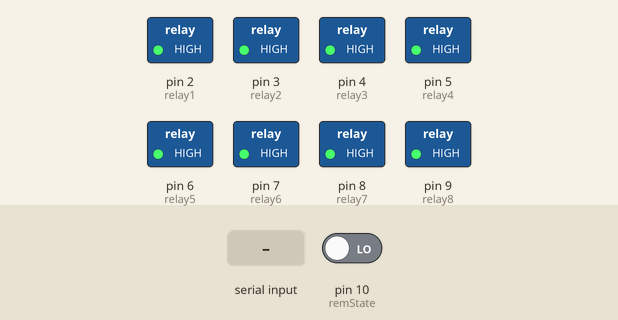
Bench run of a sketch on a simulated Arduino Uno, built with avr-gcc and run on an emulated ATmega328P. On the bench: switched loads named in the sketch (green lamp = pin HIGH). The test bench sets the inputs (shaded band); at power-on: pin 10 (remState) LOW. EEPROM starts erased.

Above: at 1.2 s.
1.3 s: pin 10 (remState) driven HIGH
At 2.5 s:
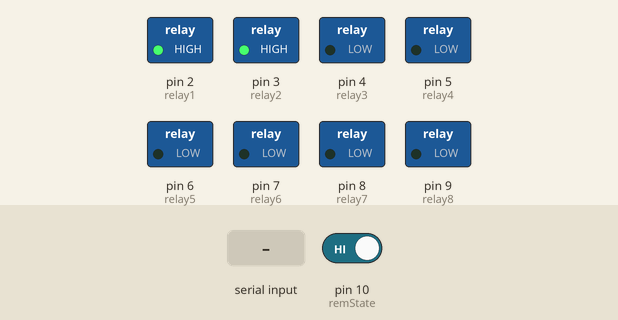
2.8 s: "1" received over Serial
At 4.0 s:
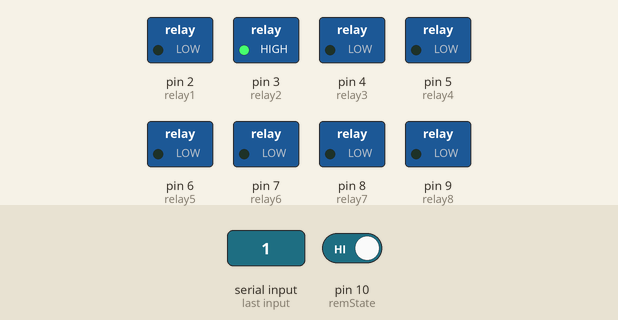
4.3 s: "3" received over Serial
At 5.3 s:
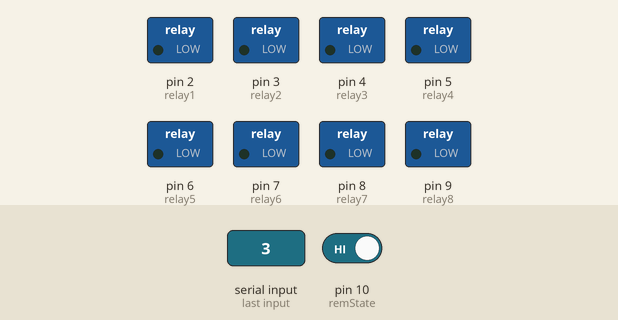
5.8 s: "2" received over Serial
At 6.5 s:
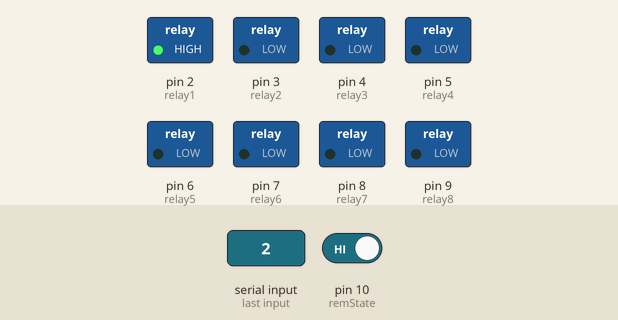
7.3 s: "6" received over Serial
At 7.6 s:
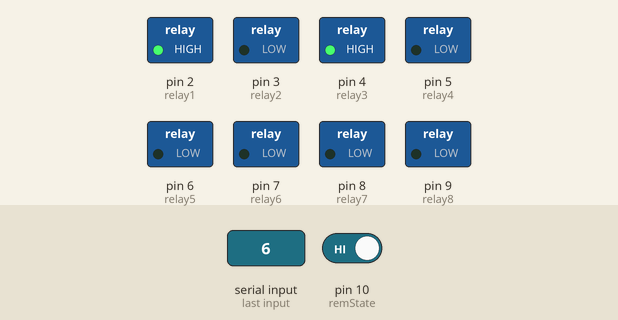
8.8 s: "4" received over Serial
At 9.9 s:
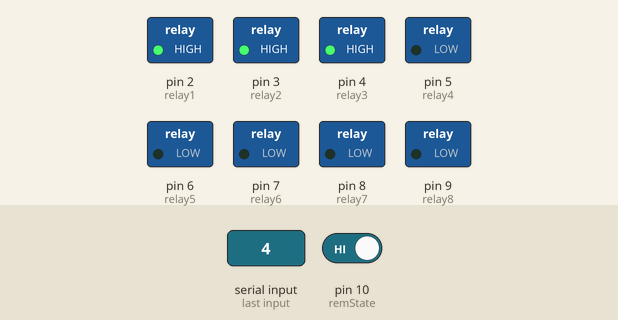
Timing chart, 0 to 11.3 s (numbered marks = the images above; inputs shaded):
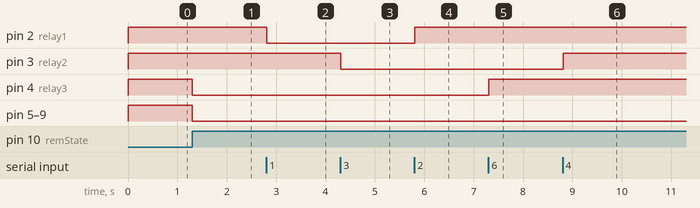

Measured:
- after the input at 1.3 s, pin 4 (relay3), pin 5 (relay4), pin 6 (relay5), pin 7 (relay6), pin 8 (relay7), pin 9 (relay8): HIGH → LOW at once
- after the input at 2.8 s, pin 2 (relay1): HIGH → LOW at once
- after the input at 4.3 s, pin 3 (relay2): HIGH → LOW at once
- after the input at 5.8 s, pin 2 (relay1): LOW → HIGH at once
- after the input at 7.3 s, pin 4 (relay3): LOW → HIGH at once
- after the input at 8.8 s, pin 3 (relay2): LOW → HIGH at once

The sketch:

relaydriver.ino
```cpp
#include <EEPROM.h>

int address = 0;
byte value;

int relay1 = 2;
int relay2 = 3;
int relay3 = 4;
int relay4 = 5;
int relay5 = 6;
int relay6 = 7;
int relay7 = 8;
int relay8 = 9;

int decState1 = 0;
int decState2 = 0;
int decState3 = 0;
int decState4 = 0;
int decState5 = 0;
int decState6 = 0;
int decState7 = 0;
int decState8 = 0;
int stateTotal = 0;

int remState = 10;
int eepromSelect=0;
int selected=0;
String statuStr = "";
int execute = 0;

void feedback(String relay)
{
    /*
   * odd == on
   * even == off
   * To find out the relay point, obtain even/2 or (odd+1)/2
  */

  if(relay=="1"){if(decState1==1)Serial.print("1");else if(decState1==0)Serial.print("2");}
  else if(relay=="2"){if(decState2==2)Serial.print("3");else if(decState2==0)Serial.print("4");}
  else if(relay=="3"){if(decState3==4)Serial.print("5");else if(decState3==0)Serial.print("6");}
  else if(relay=="4"){if(decState4==8)Serial.print("7");else if(decState4==0)Serial.print("8");}
  else if(relay=="5"){if(decState5==16)Serial.print("9");else if(decState5==0)Serial.print("10");}
  else if(relay=="6"){if(decState6==32)Serial.print("11");else if(decState6==0)Serial.print("12");}
  else if(relay=="7"){if(decState7==64)Serial.print("13");else if(decState7==0)Serial.print("14");}
  else if(relay=="8"){if(decState8==128)Serial.print("15");else if(decState8==0)Serial.print("16");}
}

void processData(String str)
{
  /*
  if(str=="RL1_OFF"){digitalWrite(relay1, LOW);decState1=0;Serial.print("relay1_on");}
  else if(str=="RL1_ON"){digitalWrite(relay1, HIGH);decState1=1;Serial.print("relay1_off");}
  if(str=="RL2_OFF"){digitalWrite(relay2, LOW);decState2=0;Serial.print("relay2_on");}
  else if(str=="RL2_ON"){digitalWrite(relay2, HIGH);decState2=2;Serial.print("relay2_off");}
  if(str=="ALL_ON"){digitalWrite(relay1, HIGH);digitalWrite(relay2, HIGH);decState1=1;decState2=2;Serial.print("all_on");}
  else if(str=="ALL_OFF"){digitalWrite(relay1, LOW);digitalWrite(relay2, LOW);decState1=0;decState2=0;Serial.print("all_off");}
  if(str=="RL3_ON"){digitalWrite(relay3, LOW);decState3=4;Serial.print("relay3_on");}
  else if(str=="RL3_OFF"){digitalWrite(relay3, HIGH);decState3=0;Serial.print("relay3_off");}
  if(str=="RL4_ON"){digitalWrite(relay4, LOW);decState4=8;Serial.print("relay4_on");}
  else if(str=="RL4_OFF"){digitalWrite(relay4, HIGH);decState4=0;Serial.print("relay4_off");}
  if(str=="RL5_ON"){digitalWrite(relay5, LOW);decState5=16;Serial.print("relay5_on");}
  else if(str=="RL5_OFF"){digitalWrite(relay5, HIGH);decState5=0;Serial.print("relay5_off");}
  if(str=="RL6_ON"){digitalWrite(relay6, LOW);decState6=32;Serial.print("relay6_on");}
  else if(str=="RL6_OFF"){digitalWrite(relay6, HIGH);decState6=0;Serial.print("relay6_off");}
  if(str=="RL7_ON"){digitalWrite(relay7, LOW);decState7=64;Serial.print("relay7_on");}
  else if(str=="RL7_OFF"){digitalWrite(relay7, HIGH);decState7=0;Serial.print("relay7_off");}
  if(str=="RL8_ON"){digitalWrite(relay8, LOW);decState8=128;Serial.print("relay8_on");}
  else if(str=="RL8_OFF"){digitalWrite(relay8, HIGH);decState8=0;Serial.print("relay8_off");}
  */
  /*
   * odd == on
   * even == off
   * To find out the relay point, obtain even/2 or (odd+1)/2
  */
  if(str=="1"){digitalWrite(relay1, LOW);decState1=1;}//Serial.print("1");}
  else if(str=="2"){digitalWrite(relay1, HIGH);decState1=0;}//Serial.print("2");}
  if(str=="3"){digitalWrite(relay2, LOW);decState2=2;}//Serial.print("3");}
  else if(str=="4"){digitalWrite(relay2, HIGH);decState2=0;}//Serial.print("4");}
  if(str=="5"){digitalWrite(relay3, LOW);decState3=4;}//Serial.print("5");}
  else if(str=="6"){digitalWrite(relay3, HIGH);decState3=0;}//Serial.print("6");}
  if(str=="7"){digitalWrite(relay4, LOW);decState4=8;}//Serial.print("7");}
  else if(str=="8"){digitalWrite(relay4, HIGH);decState4=0;}//Serial.print("8");}
  if(str=="9"){digitalWrite(relay5, LOW);decState5=16;}//Serial.print("9");}
  else if(str=="10"){digitalWrite(relay5, HIGH);decState5=0;}//Serial.print("10");}
  if(str=="11"){digitalWrite(relay6, LOW);decState6=32;}//Serial.print("11");}
  else if(str=="12"){digitalWrite(relay6, HIGH);decState6=0;}//Serial.print("12");}
  if(str=="13"){digitalWrite(relay7, LOW);decState7=64;}//Serial.print("13");}
  else if(str=="14"){digitalWrite(relay7, HIGH);decState7=0;}//Serial.print("14");}
  if(str=="15"){digitalWrite(relay8, LOW);decState8=128;}//Serial.print("15");}
  else if(str=="16"){digitalWrite(relay8, HIGH);decState8=0;}//Serial.print("16");}

  if(str=="unamereq")Serial.print("sergey");
  if(str=="passreq")Serial.print("brin");
  if(str.substring(0,1)=="F")feedback(str.substring(1));
  if(str=="req_state")Serial.println(value);
  if(str=="execute")execute = 1;

  stateTotal = decState1+decState2+decState3+decState4+decState5+decState6+decState7+decState8;
  EEPROM.write(address, stateTotal);
}

void serialReceive()
{
 String str = "";
  while(Serial.available()>0)
  {
    char temp = (char)Serial.read();
    str += temp;
    delay(10);
  }
  if(str != "")
  {
    processData(str);
  }
}

void setup() {
  Serial.begin(115200);

  pinMode(relay1, OUTPUT);
  pinMode(relay2, OUTPUT);
  pinMode(relay3, OUTPUT);
  pinMode(relay4, OUTPUT);
  pinMode(relay5, OUTPUT);
  pinMode(relay6, OUTPUT);
  pinMode(relay7, OUTPUT);
  pinMode(relay8, OUTPUT);

  digitalWrite(relay1, HIGH);
  digitalWrite(relay2, HIGH);
  digitalWrite(relay3, HIGH);
  digitalWrite(relay4, HIGH);
  digitalWrite(relay5, HIGH);
  digitalWrite(relay6, HIGH);
  digitalWrite(relay7, HIGH);
  digitalWrite(relay8, HIGH);


  pinMode(remState, INPUT);
}

void loop() {
  eepromSelect = digitalRead(remState);
  value = EEPROM.read(address);
  if((eepromSelect==1)&&(selected==0))
    {
      if(bitRead(value,0)==1){digitalWrite(relay1, HIGH);decState1=1;}
      else if(bitRead(value,0)==0){digitalWrite(relay1, LOW);decState1=0;}
      if(bitRead(value,1)==1){digitalWrite(relay2, HIGH);decState2=2;}
      else if(bitRead(value,1)==0){digitalWrite(relay2,LOW);decState2=0;}
      if(bitRead(value,2)==1){digitalWrite(relay3, LOW);decState3=4;}
      else if(bitRead(value,2)==0){digitalWrite(relay3, HIGH);decState3=0;}
      if(bitRead(value,3)==1){digitalWrite(relay4, LOW);decState4=8;}
      else if(bitRead(value,3)==0){digitalWrite(relay4, HIGH);decState4=0;}
      if(bitRead(value,4)==1){digitalWrite(relay5, LOW);decState5=16;}
      else if(bitRead(value,4)==0){digitalWrite(relay5, HIGH);decState5=0;}
      if(bitRead(value,5)==1){digitalWrite(relay6, LOW);decState6=32;}
      else if(bitRead(value,5)==0){digitalWrite(relay6, HIGH);decState6=0;}
      if(bitRead(value,6)==1){digitalWrite(relay7, LOW);decState7=64;}
      else if(bitRead(value,6)==0){digitalWrite(relay7, HIGH);decState7=0;}
      if(bitRead(value,7)==1){digitalWrite(relay8, LOW);decState8=128;}
      else if(bitRead(value,7)==0){digitalWrite(relay8, HIGH);decState8=0;}

      selected=1;

     }

  serialReceive();
}
```
